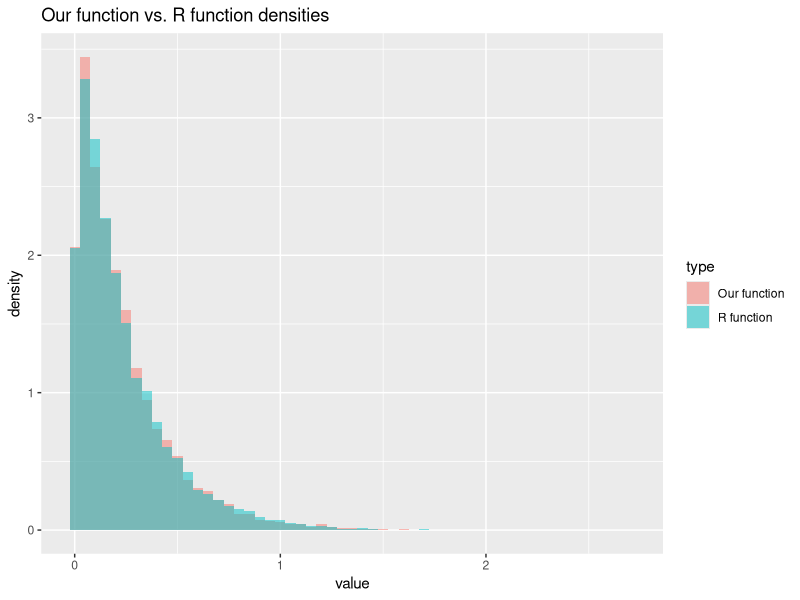
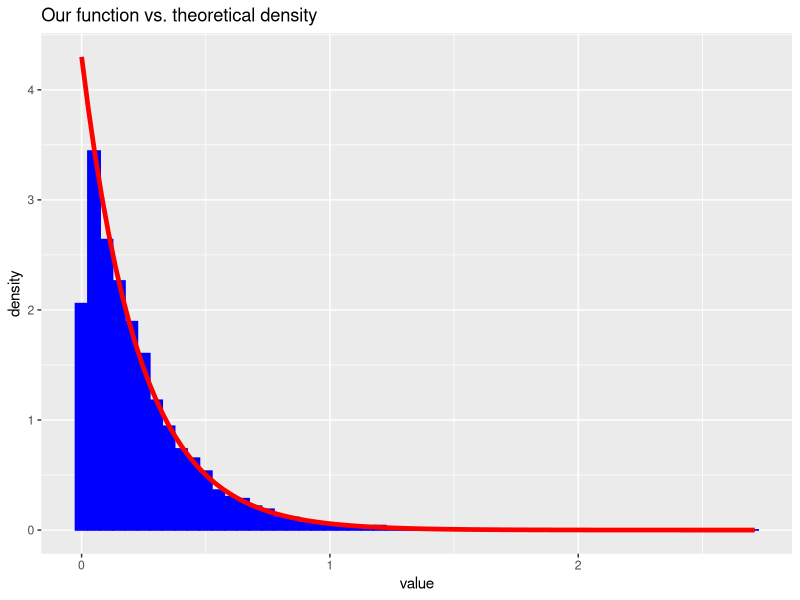
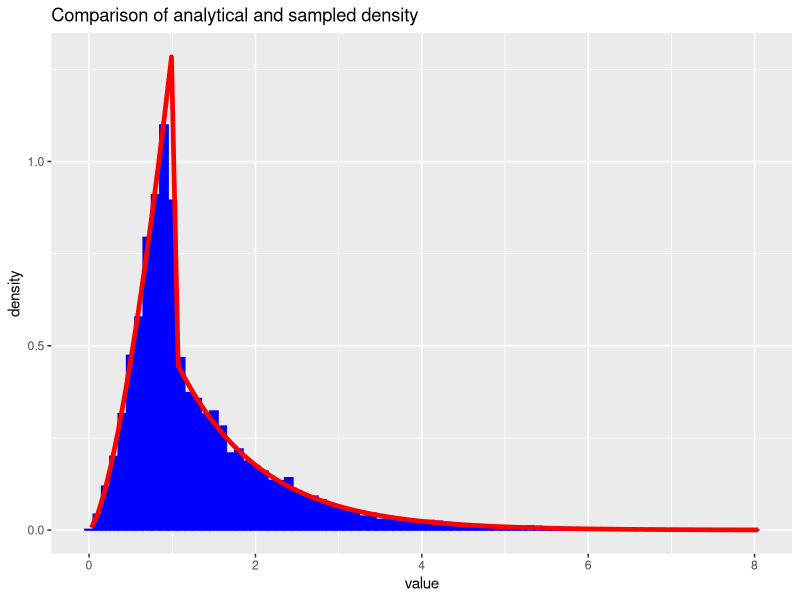
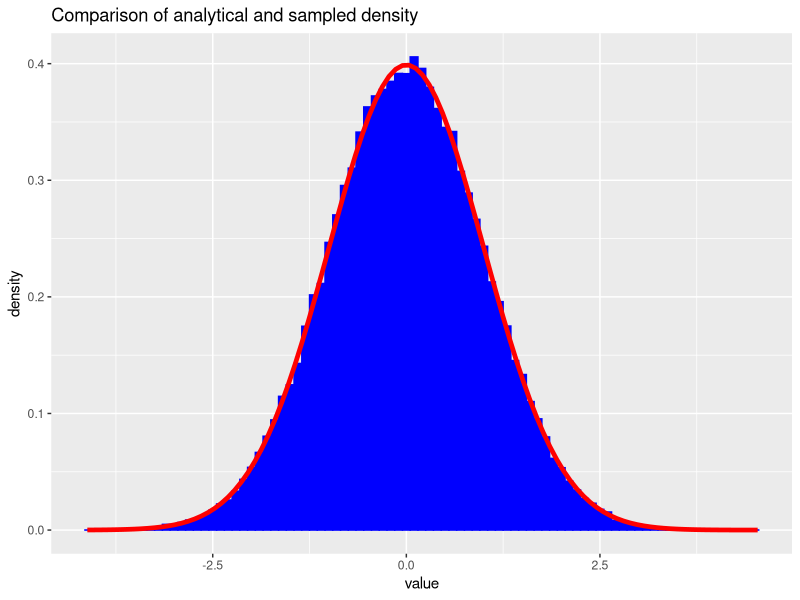
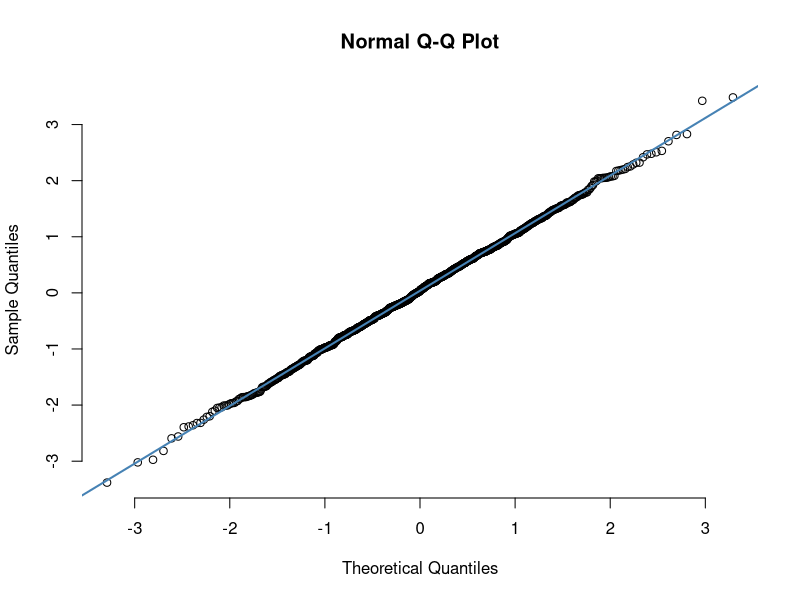
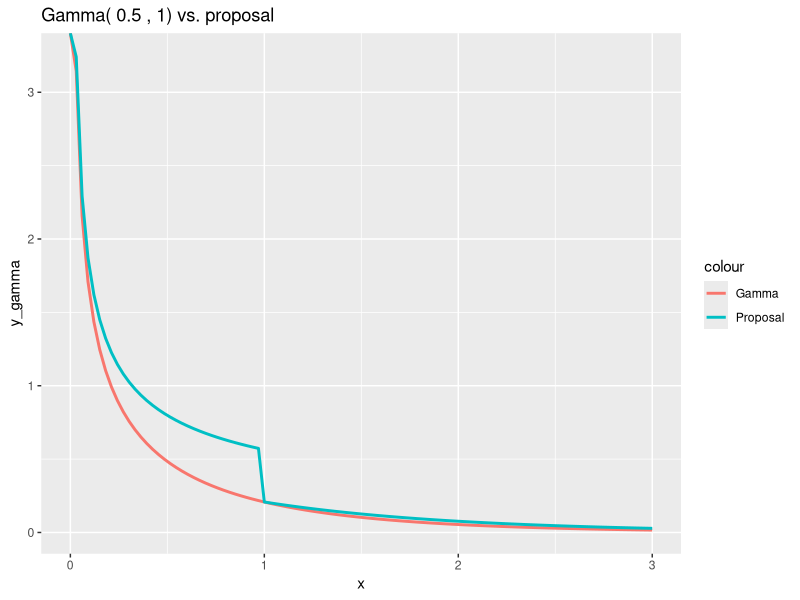
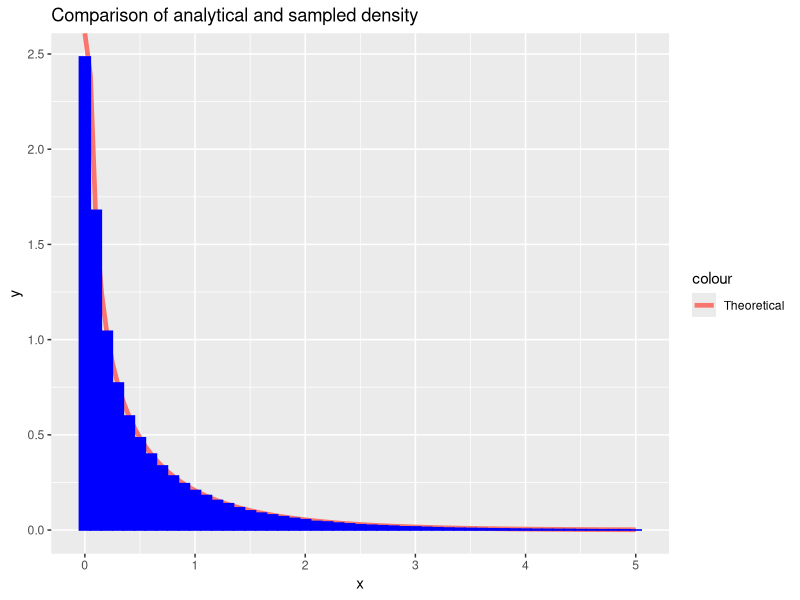
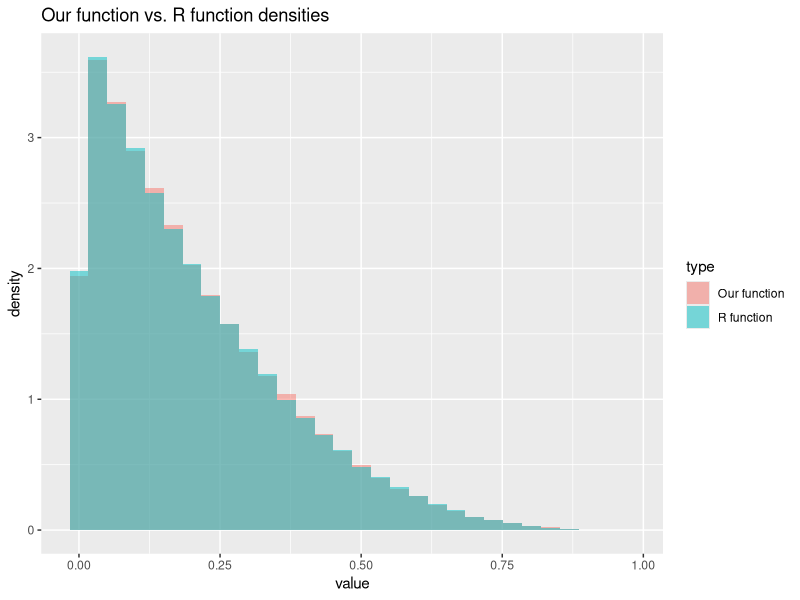

The R source for these figures, in order:
## ---- chunk 1
library(formatR)
showsol <- FALSE
library(knitr)
opts_chunk$set(tidy.opts = list(width.cutoff = 68), tidy = TRUE, warning = FALSE, error = FALSE, message = FALSE, echo = TRUE)
## ---- chunk 2
library(ggplot2)
exponential<- function(lambda, n=1){
  u = runif(n)
  x = -1/lambda*log(u)
  return(x)
}
## ---- chunk 3
n = 10000
lambda = 4.300
x = exponential(lambda,n)
cat('Theoretical mean: ', 1/lambda,' Computed mean: ', mean(x),'\n')
cat('Theoretical variance: ', 1/lambda^2, ' Computed variance: ', var(x))
## ---- chunk 4
y = rexp(n, lambda)
rfunc = data.frame(value = y)
ourfunc = data.frame(value = x)
rfunc$type = 'R function'
ourfunc$type = 'Our function'
df = rbind(rfunc,ourfunc)
ggplot(df, aes(value, fill = type)) + 
   geom_histogram(alpha = 0.5, aes(y = ..density..), binwidth = 0.05, position = 'identity') + ggtitle("Our function vs. R function densities")
df2 <- data.frame(theo=seq(0,max(x),length.out=n), value=x)
h <- ggplot(df2, aes(x = value))
h <- h + geom_histogram(aes(y = ..density..), binwidth=0.05, fill = 'blue', color = 'blue') +stat_function(fun=dexp,geom = "line",size=1.6,col="red",args = (mean=lambda))
h <- h + ggtitle("Our function vs. theoretical density")
h
## ---- chunk 5
f_A2 = function(x, alpha){
  c = alpha*exp(1)/(alpha+exp(1))
  result = vector(length = length(x))
  result[x<1.] = sapply(x[x<1.], function(x) c*x^(alpha - 1))
  result[x>=1.] = sapply(x[x>=1.], function(x) c*exp(-x))
  return(result)
}

F_inv = function(n, alpha){
  c = alpha*exp(1)/(alpha+exp(1))
  u = runif(n)
  result = vector(length = n)
  result[u < c/alpha] = (alpha/c * u[u < c/alpha])^(1/alpha)
  result[u >= c/alpha] = -log(1/alpha + exp(-1) - u[u >= c/alpha]/c)
  return(result)
}

alpha = 2.5
n = 10000
xsamples = F_inv(n, alpha)
c = alpha*exp(1)/(alpha+exp(1))
mean = c/(alpha+1) + 2*c/exp(1)
cat('Theoretical mean: ', mean, ' Sampled mean: ', mean(xsamples))
## ---- chunk 6
variance = c/(alpha+2)+5*c/exp(1) - mean^2
cat('Theoretical variance: ', variance, ' Sampled variance: ', var(xsamples))
## ---- chunk 7
df2 <- data.frame(theo=seq(0,max(xsamples),length.out=n), value=xsamples)
h <- ggplot(df2, aes(x = value))
h <- h + geom_histogram(aes(y = ..density..), binwidth=0.1, col = 'blue', fill = 'blue') +stat_function(fun=f_A2,geom = "line",size=1.6,col="red",args = (mean=alpha))
h <- h + ggtitle("Comparison of analytical and sampled density")
h
## ---- chunk 8
normal <- function(n){
  x_1 <- runif(n/2)
  x_2 <- exponential(1/2, n/2)
  y_1 <- sqrt(x_2)*cos(2*pi*x_1)
  y_2 <- sqrt(x_2)*sin(2*pi*x_1)
  y <- c(y_1,y_2)
  return(y)
}
## ---- chunk 9
n = 100000
x <- normal(n)
cat('Theoretical mean: ', 0,' Computed mean: ', mean(x),'\n')
cat('Theoretical variance: ', 1, ' Computed variance: ', var(x))
## ---- chunk 10
df2 <- data.frame(theo=seq(0,max(x),length.out=n), value=x)
h <- ggplot(df2, aes(x = value))
h <- h + geom_histogram(aes(y = ..density..), binwidth=0.1, col = 'blue', fill = 'blue') +stat_function(fun=dnorm,geom = "line",size=1.6,col="red",args = list(mean=0, sd = 1))
h <- h + ggtitle("Comparison of analytical and sampled density")
h
x <- normal(1000)
qqnorm(x, pch = 1, frame = FALSE)
qqline(x, col = "steelblue", lwd = 2)
## ---- chunk 11
normal_d <- function(d, mu, sigma){
  x <- normal(d)
  y <- mu + t(chol(sigma))%*%x
  return(y)
}
## ---- chunk 12
d = 2
n = 100000
mu = c(1,2)
sigma = matrix(c(2.5,3,3,10),ncol=2,nrow=2)
sample = matrix(rep(1,d*n), ncol = d, nrow = n)
for (i in 1:n){
  sample[i,] <- normal_d(d,mu,sigma)
}
average = apply(sample, 2,mean)
average
covmat = cov(sample)
covmat
## ---- chunk 13
library(nortest)
ad.test(sample)
## ---- chunk 14
library(pracma)

x = linspace(0, 3, 100)
alpha = 0.5
y_gamma = dgamma(x, shape=alpha, rate=1)
y_prop = 1/(gamma(alpha)) * (1/alpha + exp(-1))*f_A2(x, alpha)

df10 = data.frame(x, y_gamma, y_prop)
h <- ggplot(data.frame(x, y_gamma, y_prop))
h = h + geom_line(aes(x = x, y = y_gamma, colour="Gamma"), size=1.)
h = h + geom_line(aes(x = x, y = y_prop, color="Proposal"), size=1.)
h = h + ggtitle(paste("Gamma(",toString(alpha),", 1) vs. proposal"))
h

## ---- chunk 15
library(pracma)
c = 1
alpha = 0.5
rate = 1

sample_gamma = function(n=1000){
  uniform2 = runif(n)
  x = F_inv(n, alpha)
  c = 1/(gamma(alpha)) * (1/alpha + exp(-1))
  
  probs = dgamma(x, alpha, rate) / (c * f_A2(x, alpha))
  return(x[uniform2 <= probs])
}

g_samples <- sample_gamma(1000000)
g_samples_filt <- g_samples[g_samples < 5]
df12 = data.frame(x = g_samples_filt)

cat('Theoretical mean: ', alpha,' Computed mean: ', mean(g_samples),'\n')
cat('Theoretical variance: ', alpha, ' Computed variance: ', var(g_samples))

c = 1/(gamma(alpha)) * (1/alpha + exp(-1))

x_val = linspace(0, 5, 100)

df11 <- data.frame(x = x_val, y=dgamma(x_val, alpha, rate))

h <- ggplot()
h <- h + geom_line(data=df11, aes(x=x, y=y, color="Theoretical"), size=1.6)
h <- h + geom_histogram(data=df12, aes(x=x, y=..density.., color="Sampled"), binwidth=0.1, col = 'blue', fill = 'blue') 
h <- h + ggtitle("Comparison of analytical and sampled density")
h
## ---- chunk 16
library(MCMCpack)
#dirichlet <- function(alpha){
#  z<- sapply(alpha,gamma)
#  x <- z/sum(z)
#  return(x)
#}
## ---- chunk 17
Gamma <- function(alpha){
  return(rgamma(1,alpha))
}
k = 5
n = 100000
x <- matrix(NA, ncol = k, nrow = n)
alpha <- exponential(1,k)
for (i in 1:n){
  z <- sapply(alpha, Gamma)
  x[i,] <- z/sum(z)
}
cat('Theoretical mean: ', alpha/sum(alpha),'\n','Computed mean: ', apply(x,2,mean),'\n')
cat('Theoretical variance: ', alpha*(sum(alpha)-alpha)/(sum(alpha)^2*(sum(alpha)+1)),'\n', 'Computed variance: ', apply(x,2,var))
## ---- chunk 18
n <- 50000
alpha <- rep(1,k)
x <- matrix(NA, ncol = k, nrow = n)

for (i in 1:n){
  z <- sapply(alpha, Gamma)
  x[i,] <- z/sum(z)
}
y <- as.vector(rdirichlet(n,alpha))
rfunc = data.frame(value = y)
ourfunc = data.frame(value = as.vector(x))
rfunc$type = 'R function'
ourfunc$type = 'Our function'
df = rbind(rfunc,ourfunc)
ggplot(df, aes(value, fill = type)) + 
   geom_histogram(alpha = 0.5, aes(y = ..density..), position = 'identity') + ggtitle("Our function vs. R function densities")
## ---- chunk 19
df2 <- data.frame(theo=seq(0,max(x[,1]),length.out=n), value=x[,1])
ggplot(df2, aes(x = value)) + geom_histogram(aes(y = ..density..), 
      binwidth = 0.005,fill = 'blue', color = 'blue') + stat_function(fun=dbeta,geom = "line",size=1.6,col="red",args = list(shape1=1,shape2=k-1)) + ggtitle("Our function vs. theoretical density")
